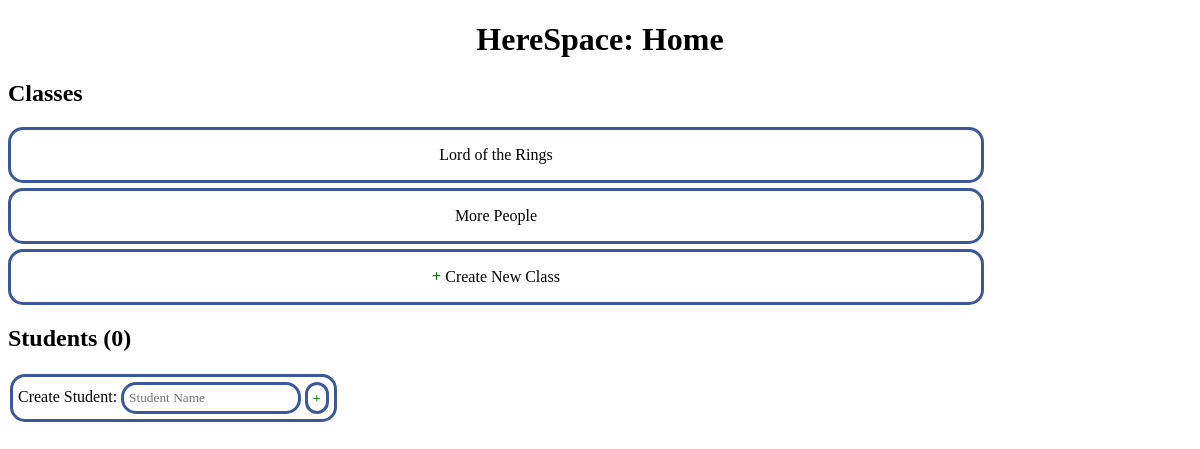
Before: /home (signed in) with the older database file.
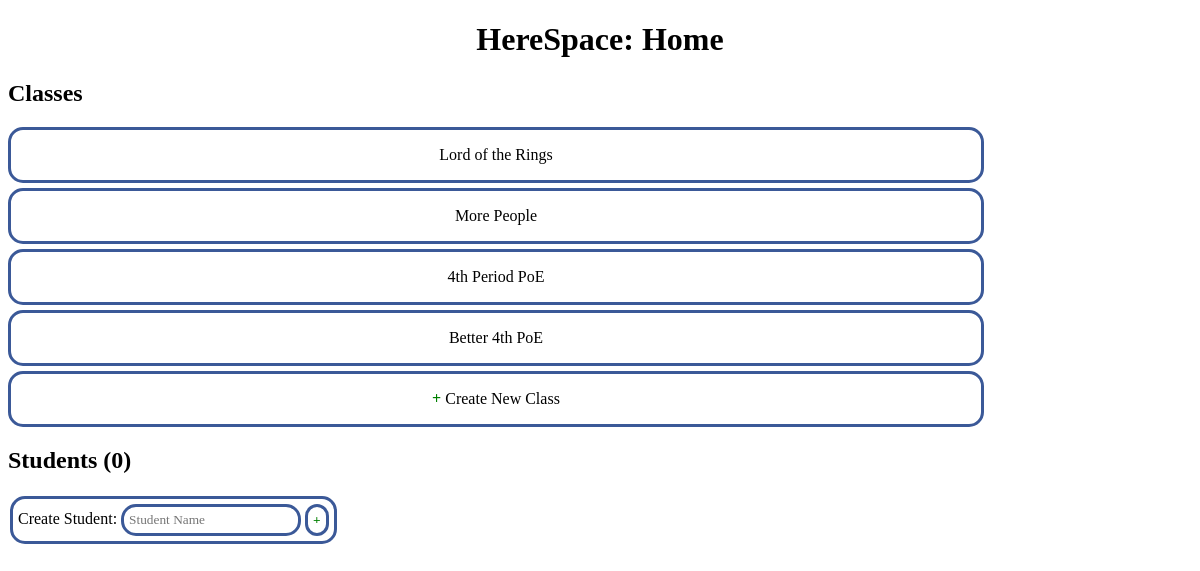
After: the same page with the newer database file.
### tables this page shows
CREATE TABLE klasses
(
    klass_id INTEGER PRIMARY KEY,                        -- Each klass has a unique id.
    user_id REFERENCES users(user_id) ON DELETE CASCADE, -- The klass owner (teacher)'s id.
    klass_name TEXT                                      -- The title of the class (like "3rd period Engineering").
);

### home_route.py (the view)
@app.route("/home")
@login_required
def home():
    klasses = database_storage.fetchKlassesByUserId(current_user.get_id())
    return render_template("home.html", klasses = klasses)

### app.py (called while the page is built)
@login_manager.user_loader
def load_user(user_id):
    print("Loading user...")
    return database_storage.loadUser(user_id)

### storage/databasestorage.py (called while the page is built)
    def loadUser(self, user_id):
        user_id = int(user_id)
        self.conn_lock.acquire()
        users = self.cursor.execute("SELECT user_id, username, password_hashed_and_salted, email, user_type, student_id FROM users WHERE user_id = ?", (user_id,))
        user = users.fetchone()
        self.conn_lock.release()
        if user is None:
            return None
        return User(user_id, user[USERS_TABLE_USERNAME_COLUMN], user[USERS_TABLE_PASSWORD_HASHED_AND_SALTED_COLUMN], user[USERS_TABLE_EMAIL_COLUMN], user[USERS_TABLE_USER_TYPE_COLUMN], user[USERS_TABLE_STUDENT_ID_COLUMN], is_authenticated = True, is_active = True, is_anonymous = False)

    def fetchKlassesByUserId(self, user_id):
        user_id = int(user_id)
        self.conn_lock.acquire()
        klasses_raw = self.cursor.execute("SELECT klass_id, user_id, klass_name FROM klasses WHERE user_id = ?", (user_id,))
        klasses = []
        for klass_raw in klasses_raw:
            klasses.append(Klass(klass_raw[KLASSES_TABLE_KLASS_ID_COLUMN], klass_raw[KLASSES_TABLE_USER_ID_COLUMN], klass_raw[KLASSES_TABLE_KLASS_NAME_COLUMN]))
        self.conn_lock.release()
        return klasses

### storage/user.py (called while the page is built)
    def get_id(self):
        return str(self.user_id)

### templates/home.html (shortened to what this page needs)
<!DOCTYPE html>
<html>
    <head>
        <link rel="stylesheet" type="text/css" href="/static/stylesheets/global.css">
        <link rel="stylesheet" type="text/css" href="/static/stylesheets/home.css">
    </head>
    <body>
        <h1>
            HereSpace: Home
        </h1>
        <h2>
            Classes
        </h2>
        {% for klass in klasses %}
            <a class="buttonlike klass_entry" href="/klass?klass_id={{ klass.klass_id }}">{{ klass.klass_name }}</a>
        {% endfor %}
        {% raw %}
        <a class="buttonlike klass_entry" href="/create_klass">
            <b class="add_plus">+</b> Create New Class
        </a>
        <div id="vue_div">
            <h2>
            </h2>
            <table>
                <tr>
                    <td class="decorated">
                        Create Student: <input type="text" v-model="student_to_create_name" v-on:keyup.enter="createStudentOnClick" placeholder="Student Name" />
                        <button v-on:click="createStudentOnClick" id="create_student_button">
                            <b class="add_plus">+</b>
                        </button>
                    </td>
                </tr>
            </table>
        </div>
        {% endraw %}
    </body>
</html>

### static/stylesheets/global.css (style rules this page uses)
* { font-family: Verdana; }
h1 { text-align: center; }
.buttonlike { display: block; }
.buttonlike, .decorated, button, input, textarea { border: 3px solid #3b5998; border-radius: 15px; padding: 5px 5px 5px 5px; }
input, textarea { transition: border-color 0.5s, background-color 0.5s; }
.buttonlike, button, input[type=submit] { background-color: white; color: black; transition: background-color 0.5s, color 0.5s; }
.add_plus { color: green; }

### static/stylesheets/home.css (style rules this page uses)
.klass_entry { display: block; height: 5vh; width: 80vw; text-align: center; text-decoration: none; vertical-align: middle; line-height: 5vh; margin-bottom: 5px; }
#create_student_button { color: red; }

Changed rows visible on the page:
added klasses: klass_name "4th Period PoE"
added klasses: klass_name "Better 4th PoE"
